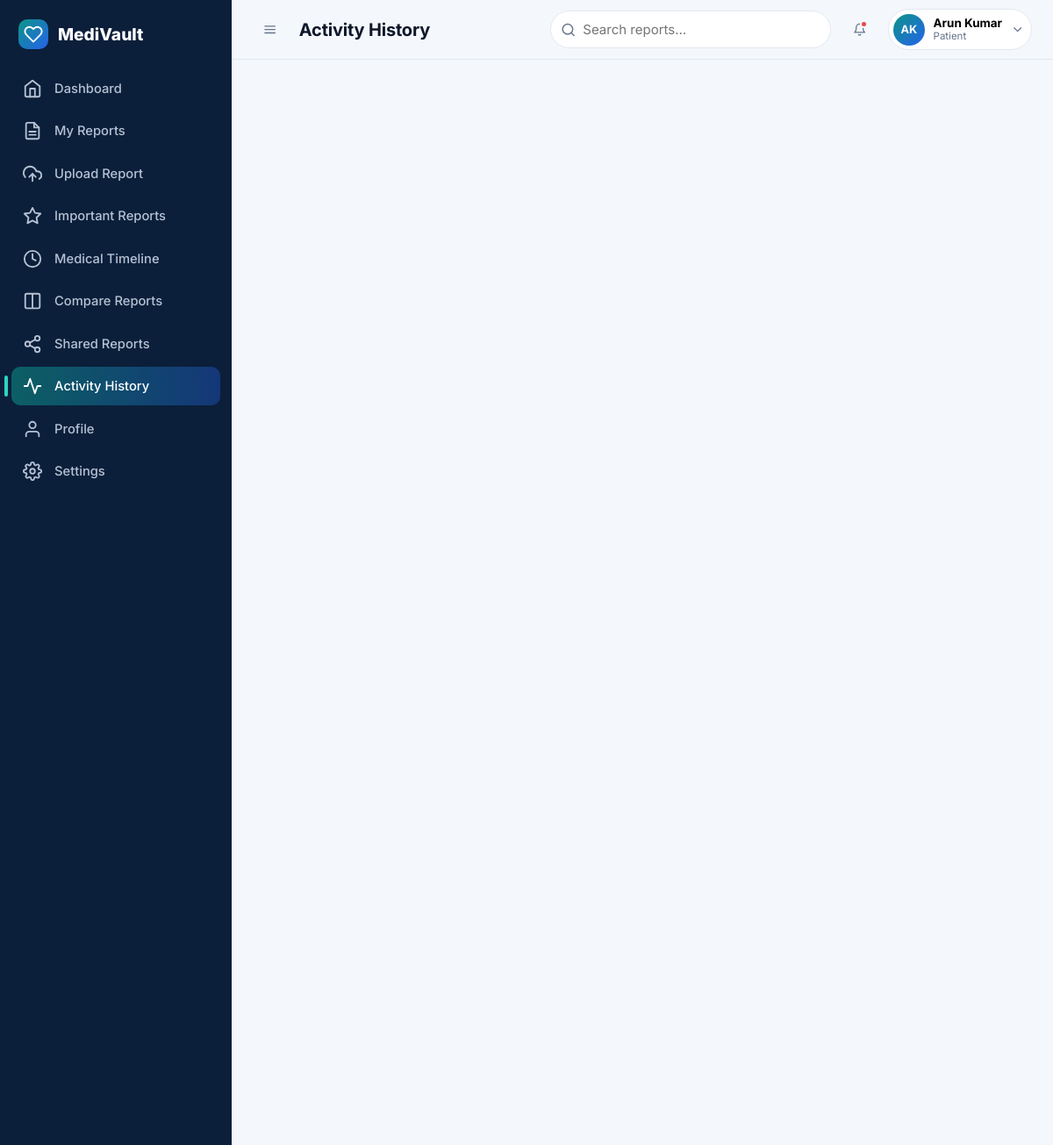
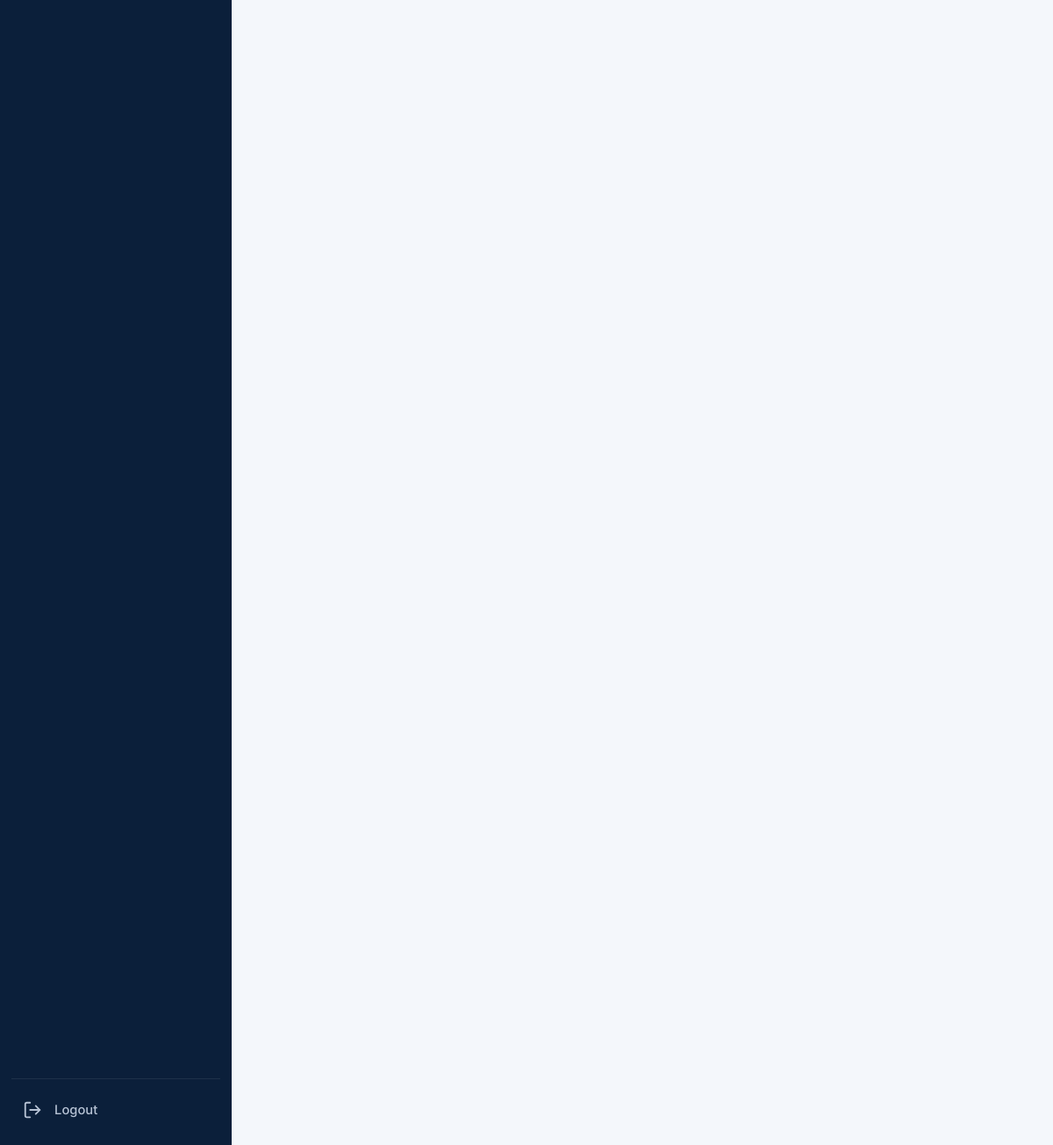
Page /activities (signed in) on the committed database (2 pictures, top to bottom).
### tables this page shows
CREATE TABLE users (
    id            INTEGER PRIMARY KEY AUTOINCREMENT,
    name          TEXT NOT NULL,
    email         TEXT NOT NULL UNIQUE,
    phone         TEXT,
    password_hash TEXT NOT NULL,
    role          TEXT NOT NULL CHECK (role IN ('patient','doctor','admin')),
    is_active     INTEGER NOT NULL DEFAULT 1,
    created_at    TEXT NOT NULL,
    updated_at    TEXT NOT NULL
);

### routes/patient.py (the view)
@bp.route("/activities")
@patient_only
def activities():
    return render_template("activities.html", groups=_group_by_day(activity_model.for_user(g.user["id"], 200)))

### models/__init__.py (called while the page is built)
def connect(path):
    conn = sqlite3.connect(path)
    conn.row_factory = sqlite3.Row
    conn.execute("PRAGMA foreign_keys = ON")
    return conn

def get_db():
    if "db" not in g:
        g.db = connect(current_app.config["DATABASE"])
    return g.db

def query(sql, args=(), one=False):
    cur = get_db().execute(sql, args)
    rows = cur.fetchall()
    cur.close()
    if one:
        return rows[0] if rows else None
    return rows

### models/activity.py (called while the page is built)
def for_user(user_id, limit=200):
    return query(_BASE + "WHERE a.user_id = ? OR a.target_user_id = ? ORDER BY a.created_at DESC, a.id DESC LIMIT ?",
                 (user_id, user_id, limit))

### models/patient.py (called while the page is built)
def get_by_user(user_id):
    pat = query("SELECT * FROM patients WHERE user_id = ?", (user_id,), one=True)
    if pat and not pat["qr_token"]:
        ensure_qr_token(pat["id"])
        pat = query("SELECT * FROM patients WHERE user_id = ?", (user_id,), one=True)
    return pat

### models/user.py (called while the page is built)
def get_by_id(user_id):
    return query("SELECT * FROM users WHERE id = ?", (user_id,), one=True)

### routes/patient.py (called while the page is built)
def _group_by_day(rows):
    today = datetime.now().date()
    groups = []
    for r in rows:
        day = datetime.strptime(r["created_at"], "%Y-%m-%d %H:%M:%S").date()
        label = "Today" if day == today else "Yesterday" if day == today - timedelta(days=1) else day.strftime("%d %B %Y")
        if not groups or groups[-1]["label"] != label:
            groups.append({"label": label, "items": []})
        groups[-1]["items"].append(r)
    return groups

### utils/auth.py (called while the page is built)
def login_required(view):
    @wraps(view)
    def wrapped(*args, **kwargs):
        if g.user is None:
            if wants_json():
                return jsonify(ok=False, message="Please log in to continue."), 401
            flash("Please log in to continue.", "error")
            return redirect(url_for("auth.login", next=request.path))
        return view(*args, **kwargs)
    return wrapped

def role_required(*roles):
    def decorator(view):
        @wraps(view)
        @login_required
        def wrapped(*args, **kwargs):
            if g.user["role"] not in roles:
                abort(403)
            if g.user["role"] == "patient":
                g.patient = patient_model.get_by_user(g.user["id"])
            elif g.user["role"] == "doctor":
                g.doctor = doctor_model.get_by_user(g.user["id"])
            return view(*args, **kwargs)
        return wrapped
    return decorator

### templates/activities.html (shortened to what this page needs)
{% extends 'base.html' %}
{% from '_macros.html' import icon, empty_state, action_icon, action_tone %}
{% block page_title %}Activity History{% endblock %}
{% block content %}
{% if groups %}
<div class="act-timeline">
</div>
{% else %}
<div class="card">{{ empty_state('activity', 'No activity yet', 'Your uploads, views, downloads and shares will appear here.') }}</div>
{% endif %}
{% endblock %}

### templates/base.html (shortened to what this page needs)
{% import '_macros.html' as m with context %}
<!DOCTYPE html>
<html lang="en">
<head>
  <link rel="stylesheet" href="{{ url_for('static', filename='css/style.css') }}">
  <link rel="stylesheet" href="{{ url_for('static', filename='css/dashboard.css') }}">
  <link rel="stylesheet" href="{{ url_for('static', filename='css/animations.css') }}">
</head>
<body class="{% block body_class %}{% endblock %}">
{% if current_user %}
{% set role = current_user.role %}
{% set search_action = url_for('patient.reports') if role == 'patient' else (url_for('doctor.reports') if role == 'doctor' else url_for('admin.users')) %}
{% macro nav_item(endpoint, ic, label, also=[]) %}
  <a class="nav-link {{ 'active' if request.endpoint == endpoint or request.endpoint in also }}" href="{{ url_for(endpoint) }}" title="{{ label }}">
    {{ m.icon(ic) }}<span class="nav-label">{{ label }}</span></a>
{% endmacro %}
<div class="app" id="app">
  <aside class="sidebar" id="sidebar">
    <div class="sidebar-brand">
      <span class="logo">{{ m.icon('heart') }}</span><span class="brand-text">MediVault</span>
    </div>
    <nav class="nav" id="nav">
      <span class="nav-indicator" id="navIndicator"></span>
      {% if role == 'patient' %}
        {{ nav_item('patient.dashboard', 'home', 'Dashboard') }}
        {{ nav_item('patient.reports', 'file', 'My Reports', ['patient.report_details','patient.edit_report','patient.share_report']) }}
        {{ nav_item('patient.upload_report', 'upload', 'Upload Report') }}
        {{ nav_item('patient.important_reports', 'star', 'Important Reports') }}
        {{ nav_item('patient.timeline', 'clock', 'Medical Timeline') }}
        {{ nav_item('patient.compare', 'columns', 'Compare Reports') }}
        {{ nav_item('patient.shared_reports', 'share', 'Shared Reports') }}
        {{ nav_item('patient.activities', 'activity', 'Activity History') }}
      {% elif role == 'doctor' %}
        {{ nav_item('doctor.dashboard', 'home', 'Dashboard') }}
        {{ nav_item('doctor.reports', 'folder', 'Shared Reports', ['doctor.report_details']) }}
      {% else %}
        {{ nav_item('admin.dashboard', 'home', 'Dashboard') }}
        {{ nav_item('admin.users', 'users', 'Users', ['admin.user_detail']) }}
        {{ nav_item('admin.categories', 'folder', 'Categories') }}
        {{ nav_item('admin.activity', 'activity', 'Activity Logs') }}
      {% endif %}
      {{ nav_item('patient.profile', 'user', 'Profile', ['patient.edit_profile']) }}
      {{ nav_item('patient.settings', 'settings', 'Settings') }}
    </nav>
    <form method="post" action="{{ url_for('auth.logout') }}" class="sidebar-foot">
      <button class="nav-link logout-btn" type="submit">{{ m.icon('logout') }}<span class="nav-label">Logout</span></button>
    </form>
  </aside>
  <div class="main">
    <header class="topbar">
      <button class="icon-btn" id="sidebarToggle" aria-label="Toggle sidebar">{{ m.icon('menu') }}</button>
      <h1 class="page-title">{% block page_title %}Dashboard{% endblock %}</h1>
      <form class="top-search" action="{{ search_action }}" method="get" role="search">
        {{ m.icon('search') }}
        <input type="search" name="q" placeholder="{{ 'Search reports…' if role == 'patient' else ('Search shared reports…' if role == 'doctor' else 'Search users…') }}" aria-label="Search">
      </form>
      <div class="dropdown" id="notifDropdown">
        <button class="icon-btn" data-dropdown aria-label="Notifications">{{ m.icon('bell') }}{% if has_new_notifications %}<span class="notif-dot"></span>{% endif %}</button>
      </div>
      <div class="dropdown" id="userDropdown">
        <button class="user-chip" data-dropdown aria-label="Account menu">
          <span class="avatar">{{ current_user.name|initials }}</span>
          <span class="user-meta"><strong>{{ current_user.name }}</strong><small>{{ role|capitalize }}</small></span>
          {{ m.icon('chevron-down', 'chev') }}
        </button>
      </div>
    </header>
    <main class="content page-enter" id="content">
      {% block content %}{% endblock %}
    </main>
  </div>
</div>
{% else %}
  {% block public %}{% endblock %}
{% endif %}
</body>
</html>

### static/css/style.css (style rules this page uses)
:root { --primary: #0d9488; --primary-dark: #0f766e; --primary-soft: #ccfbf1; --accent: #2563eb; --bg: #f4f7fb; --surface: #ffffff; --text: #0f172a; --muted: #64748b; --border: #e2e8f0; --success: #10b981; --warning: #f59e0b; --danger: #ef4444; --info: #3b82f6; --star: #f59e0b; --radius-sm: 8px; --radius: 14px; --radius-lg: 20px; --shadow-sm: 0 1px 2px rgba(15,23,42,.06); --shadow: 0 4px 16px rgba(15,23,42,.07); --shadow-lg: 0 18px 40px rgba(15,23,42,.14); --space-1: .25rem; --space-2: .5rem; --space-3: .75rem; --space-4: 1rem; --space-5: 1.5rem; --space-6: 2rem; --space-7: 3rem; --font: "Inter", system-ui, -apple-system, "Segoe UI", Roboto, Helvetica, Arial, sans-serif; --grad: linear-gradient(135deg, #0d9488 0%, #2563eb 100%); --ease: cubic-bezier(.22,.61,.36,1); }
*, *::before, *::after { box-sizing: border-box; }
html { scroll-behavior: smooth; }
body { margin: 0; font-family: var(--font); color: var(--text); background: var(--bg); line-height: 1.55; font-size: 15px; -webkit-font-smoothing: antialiased; }
h1, h2, h3, h4 { margin: 0 0 .4em; line-height: 1.2; letter-spacing: -.01em; }
a { color: var(--primary-dark); text-decoration: none; }
.icon-btn { position: relative; display: inline-grid; place-items: center; width: 40px; height: 40px; border: 0; border-radius: 10px; background: transparent; color: var(--muted); cursor: pointer; transition: background .2s, color .2s; }
.avatar { display: inline-grid; place-items: center; width: 36px; height: 36px; border-radius: 50%; background: var(--grad); color: #fff; font-weight: 700; font-size: .8rem; flex: none; }
.logo { display: inline-grid; place-items: center; width: 34px; height: 34px; border-radius: 10px; background: var(--grad); color: #fff; }
.dropdown { position: relative; }

### static/css/animations.css (style rules this page uses)
.page-enter { animation: fadeIn .35s ease, slideUp .4s var(--ease); }

### rows in the picture
users: q "Search reports…", name|initials "AK", name "Arun Kumar", role "Patient"

### other values in the picture
{{ label }} "Dashboard My Reports Upload Report Important Reports Medical Timeline Compare Reports Shared Reports Activity History Profile Settings"
